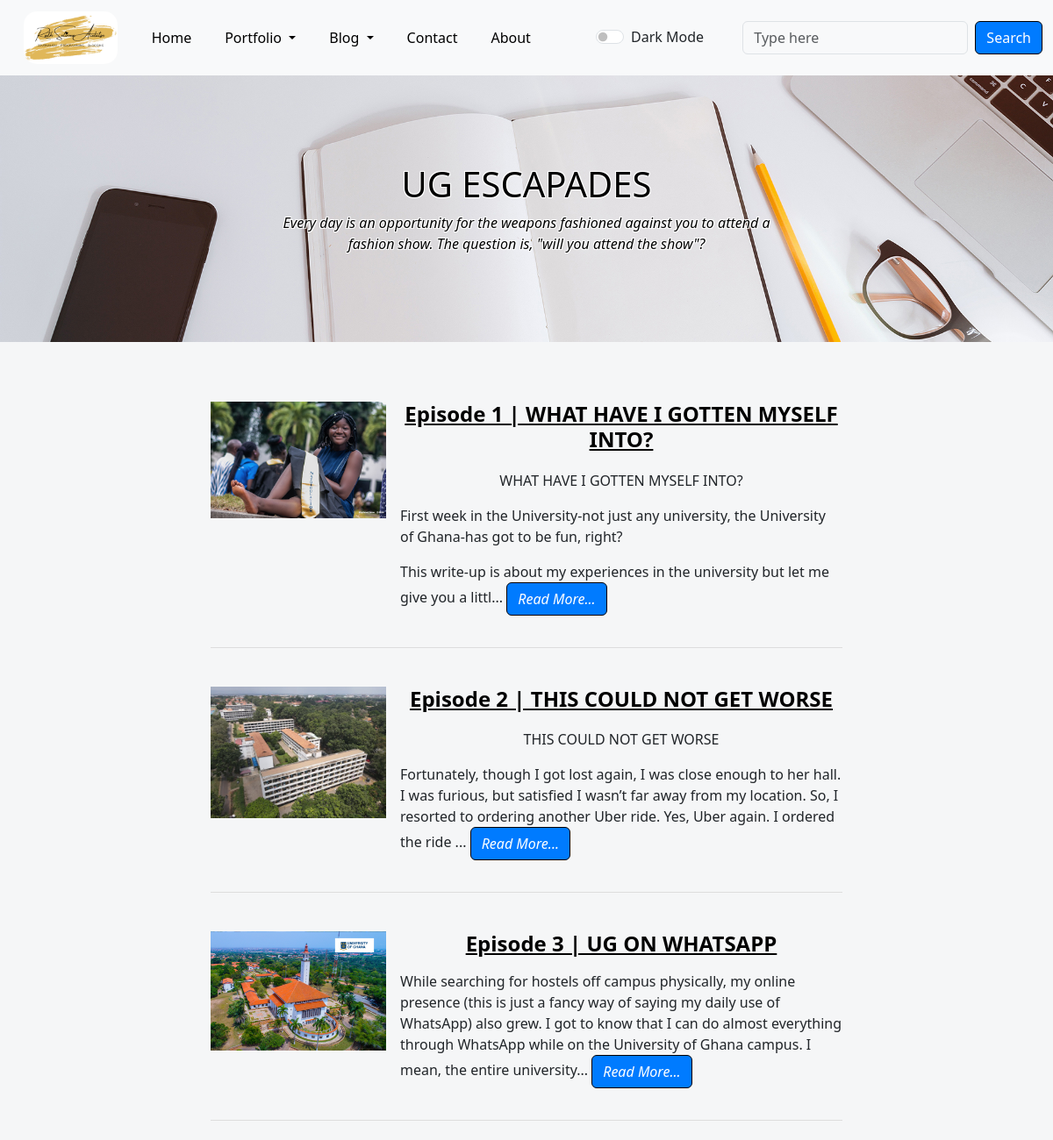
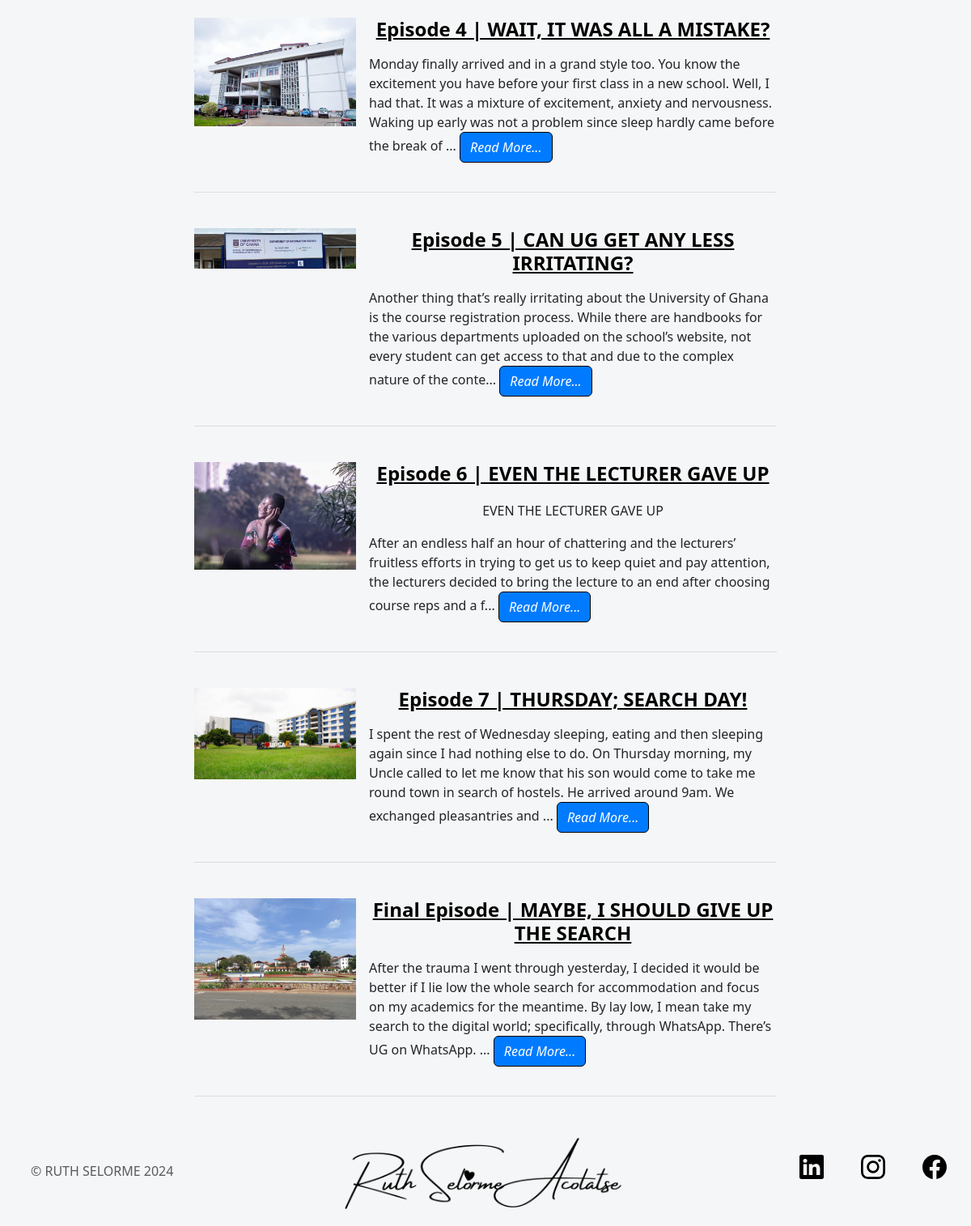
/UG-Escapades, run on the app's committed database (2 pictures, top to bottom).
### app.py (models this page shows, shortened)
class Post(db.Model):
    id = db.Column(db.Integer, primary_key=True)
    title = db.Column(db.String(100), nullable=False)
    content = db.Column(db.Text, nullable=False)
    image_url = db.Column(db.String(200), nullable=True)
    category = db.Column(db.String(50), nullable=False)

### app.py (the view)
@app.route("/UG-Escapades")
def ugescapades():
    posts = Post.query.filter_by(category='UG Escapades').all()
    return render_template("ugescapades.html", posts=posts, copyright_year=year)

### templates/ugescapades.html (shortened to what this page needs)
{% extends "base.html" %}
{% block content %}
<header class="masthead" style="background-image: url('{{ url_for('static', filename='img/home-bg.jpg') }}')">
    <div class="container position-relative px-4 px-lg-5">
        <div class="row gx-4 gx-lg-5 justify-content-center">
            <div class="col-md-10 col-lg-8 col-xl-7">
                <div class="site-heading">
                    <h1 class="heading">UG ESCAPADES</h1>
                    <span class="subheading"><i>Every day is an opportunity for the weapons fashioned against you to attend a fashion show. The question is, "will you attend the show"?</i></span>
                </div>
            </div>
        </div>
    </div>
</header>
<div class="container mt-5">
    <div class="row">
        <div class="col-lg-8 col-md-10 mx-auto">
            {% for post in posts %}
            <div class="post-preview d-flex flex-column flex-md-row mb-4">
                <div class="mb-3 mb-md-0 me-md-3">
                    <img class="img-fluid" src="{{ post.image_url }}" alt="{{ post.title }}" style="max-width: 200px; height: auto;">
                </div>
                <div>
                    <a class="post-title-link" href="{{ url_for('show_post', index=post.id) }}">
                        <h2 class="post-title">
                            {{ post.title }}
                        </h2>
                    </a>
                    <p>
                        {{ post.content|truncate(300, True, '...')|safe }}
                        <a class="btn btn-outline-success" href="{{ url_for('show_post', index=post.id) }}"><em>Read More...</em></a>
                    </p>
                </div>
            </div>
            {% endfor %}
        </div>
    </div>
</div>
{% endblock %}

### templates/base.html (shortened to what this page needs)
<!DOCTYPE html>
<html lang="en">
<head>
    {% block styles %}
      <link href="https://cdn.jsdelivr.net/npm/bootstrap@5.3.3/dist/css/bootstrap.min.css" rel="stylesheet">
      <link rel="stylesheet" href="{{ url_for('static', filename='css/styles.css') }}">
    {% endblock %}
</head>
<body>
    {% include 'navbar.html' %}
    {% block content %}{% endblock %}
    {% include 'footer.html' %}
</body>
</html>

### templates/navbar.html (shortened to what this page needs)
<section class="nav-item">
  <nav class="navbar navbar-expand-lg bg-body-tertiary" id="mainNav">
    <div class="container-fluid">
      <a class="navbar-brand" href="{{ url_for('home') }}">
        <img class="logo" src="{{ url_for('static', filename='img/rs1.png') }}" height="60" alt="Ruth Selorme Logo">
      </a>
      <div class="collapse navbar-collapse" id="navbarSupportedContent">
        <ul class="navbar-nav me-auto mb-2 mb-lg-0">
          <li class="nav-item">
            <a class="nav-link active" aria-current="page" href="{{ url_for('home') }}">Home</a>
          </li>
          <li class="nav-item dropdown">
            <a class="nav-link dropdown-toggle" href="#" role="button" data-bs-toggle="dropdown" aria-expanded="false">
              Portfolio
            </a>
          </li>
          <li class="nav-item dropdown">
            <a class="nav-link dropdown-toggle" href="#" role="button" data-bs-toggle="dropdown" aria-expanded="false">
              Blog
            </a>
          </li>
          <li class="nav-item">
            <a class="nav-link" href="#" data-bs-toggle="modal" data-bs-target="#emailModal">Contact</a>
          </li>
          <li class="nav-item">
            <a class="nav-link" href="{{ url_for('about') }}">About</a>
          </li>
        </ul>
        <div class="form-check form-switch">
          <input class="form-check-input" type="checkbox" id="darkModeToggle">
          <label class="form-check-label" for="darkModeToggle">Dark Mode</label>
        </div>
        <form class="d-flex ms-auto" role="search" action="{{ url_for('search') }}" method="GET">
          <input class="form-control me-2" type="search" name="q" placeholder="Type here" aria-label="Search">
          <button class="btn btn-outline-success" type="submit">Search</button>
        </form>
      </div>
    </div>
  </nav>
</section>

### templates/footer.html
<section>
    <footer class="footer-section d-flex flex-wrap justify-content-between align-items-center py-5">
        <div class="col-md-4 d-flex align-items-center">
            <a href="/" class="mb-3 me-2 mb-md-0 text-body-secondary text-decoration-none lh-1">
                <svg class="bi" width="30" height="24"><use xlink:href="#bootstrap"></use></svg>
            </a>
            <span class="mb-3 mb-md-0 text-body-secondary" id="footer-text">© RUTH SELORME {{ copyright_year }} </span>
        </div>
        <ul class="nav col-md-4 justify-content-end list-unstyled d-flex">
            <li class="ms-3"><a class="text-body-secondary" href="https://www.linkedin.com/in/ruth-acolatse-0450181a1/"><img class="lin" src="/static/img/linkedindark.svg" /><svg class="bi" width="30" height="30"><use xlink:href="#linkedin"></use></svg></a></li>
            <li class="ms-3"><a class="text-body-secondary" href="https://www.instagram.com/sselorme"><img class="ins" src="/static/img/instagramdark.svg" /><svg class="bi" width="30" height="30"><use xlink:href="#instagram"></use></svg></a></li>
            <li class="ms-3"><a class="text-body-secondary" href="https://www.facebook.com/sselorme"><img class="fac" src="/static/img/facebookdark.svg" /><svg class="bi" width="30" height="30"><use xlink:href="#facebook"></use></svg></a></li>
        </ul>
    </footer>
</section>

### static/css/styles.css (style rules this page uses)
.navbar { opacity: 100; transition: opacity 0.3s; }
.nav-link { padding-right: 30px !important; }
body { background-color: #f5f6f7; margin: 0; padding: 0; height: auto; }
.navbar .nav-link { color: black !important; }
.d-flex { display: flex; }
.navbar-brand { padding: 5px 15px; }
.row { margin-left: 0 !important; margin-right: 0 !important; display: flex; justify-content: center; text-align: center; }
.logo { border-radius: 15px }
.footer-section { background-image: url('/static/img/rsbglight.png'); background-size: contain; background-position: center; background-repeat: no-repeat; color: white; }
.post-preview { border-bottom: 1px solid #ddd; padding: 20px 0; margin-bottom: 20px; }
.post-title { font-size: 1.5rem; font-weight: bold; color: black; }
.post-title-link { color: black !important; }
.masthead { background-size: cover; background-position: center; color: #fff; padding: 100px 0; text-align: center; margin-bottom: 10px; }
.paragraph { text-align: left; }
.site-heading { color: black; text-shadow: -1px -1px 0 white, 1px -1px 0 white, -1px 1px 0 white, 1px 1px 0 white; }
.list-unstyled { padding-left: 0; list-style: none; }
.list-unstyled li { margin-bottom: 10px; }
.list-unstyled a { text-decoration: none; color: #007bff; }
.block-text { margin-top: 20px; text-align: center; }
.form-control { color: black !important; background-color: transparent; }
.btn-outline-success { --bs-btn-color: white; --bs-btn-border-color: black; --bs-btn-bg: #007bff; --bs-btn-hover-color: #fff; --bs-btn-hover-bg: #198754; --bs-btn-hover-border-color: black; --bs-btn-focus-shadow-rgb: 25, 135, 84; --bs-btn-active-color: #198754; --bs-btn-active-bg: #007bff; --bs-btn-active-border-color: black; --bs-btn-active-shadow: inset 0 3px 5px rgba(0, 0, 0, 0.125); --bs-btn-disabled-color: black; --bs-btn-disabled-bg: transparent; --bs-btn-disabled-border-color: black; --bs-gradient: none; }

### data on the page
Post: image_url (picture), title "Episode 1 | WHAT HAVE I GOTTEN MYSELF INTO?", content "WHAT HAVE I GOTTEN MYSELF INTO? First week in the University-not just any university, the University of Ghana-has got to be fun, right? This write-up is about my experiences in the university but let me give you a littl..."
Post: image_url (picture), title "Episode 2 | THIS COULD NOT GET WORSE", content "THIS COULD NOT GET WORSE Fortunately, though I got lost again, I was close enough to her hall. I was furious, but satisfied I wasn’t far away from my location. So, I resorted to ordering another Uber ride. Yes, Uber again. I ordered the ride ..."
Post: image_url (picture), title "Episode 3 | UG ON WHATSAPP", content "While searching for hostels off campus physically, my online presence (this is just a fancy way of saying my daily use of WhatsApp) also grew. I got to know that I can do almost everything through WhatsApp while on the University of Ghana campus. I mean, the entire university..."
Post: image_url (picture), title "Episode 4 | WAIT, IT WAS ALL A MISTAKE?", content "Monday finally arrived and in a grand style too. You know the excitement you have before your first class in a new school. Well, I had that. It was a mixture of excitement, anxiety and nervousness. Waking up early was not a problem since sleep hardly came before the break of ..."
Post: image_url (picture), title "Episode 5 | CAN UG GET ANY LESS IRRITATING?", content "Another thing that’s really irritating about the University of Ghana is the course registration process. While there are handbooks for the various departments uploaded on the school’s website, not every student can get access to that and due to the complex nature of the conte..."
Post: image_url (picture), title "Episode 6 | EVEN THE LECTURER GAVE UP", content "EVEN THE LECTURER GAVE UP After an endless half an hour of chattering and the lecturers’ fruitless efforts in trying to get us to keep quiet and pay attention, the lecturers decided to bring the lecture to an end after choosing course reps and a f..."
Post: image_url (picture), title "Episode 7 | THURSDAY; SEARCH DAY!", content "I spent the rest of Wednesday sleeping, eating and then sleeping again since I had nothing else to do. On Thursday morning, my Uncle called to let me know that his son would come to take me round town in search of hostels. He arrived around 9am. We exchanged pleasantries and ..."
Post: image_url (picture), title "Final Episode | MAYBE, I SHOULD GIVE UP THE SEARCH", content "After the trauma I went through yesterday, I decided it would be better if I lie low the whole search for accommodation and focus on my academics for the meantime. By lay low, I mean take my search to the digital world; specifically, through WhatsApp. There’s UG on WhatsApp. ..."

### other printed values
{{ copyright_year }} "2024"
